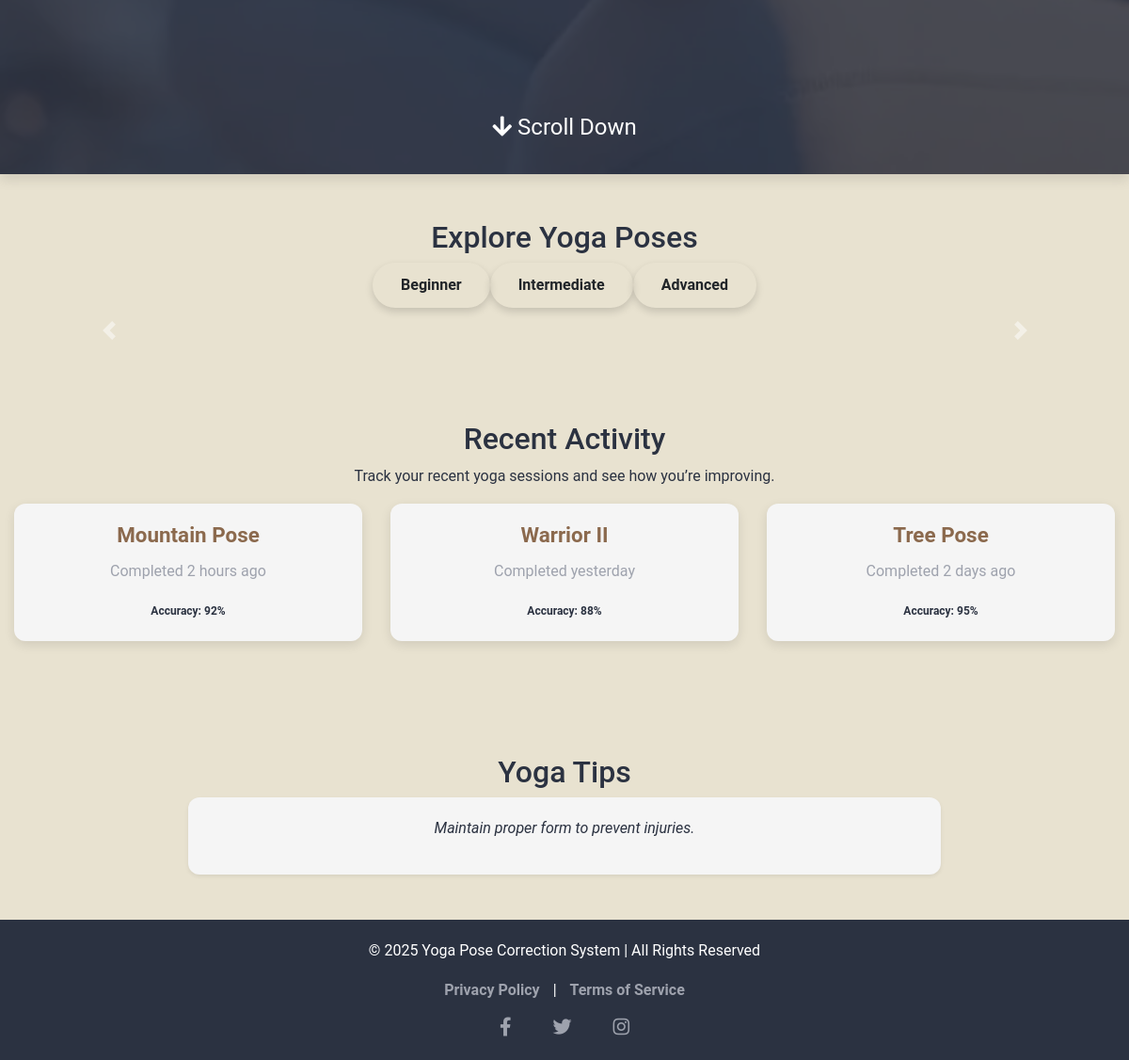
/ (lower part), run on an earlier commit of the app's database.
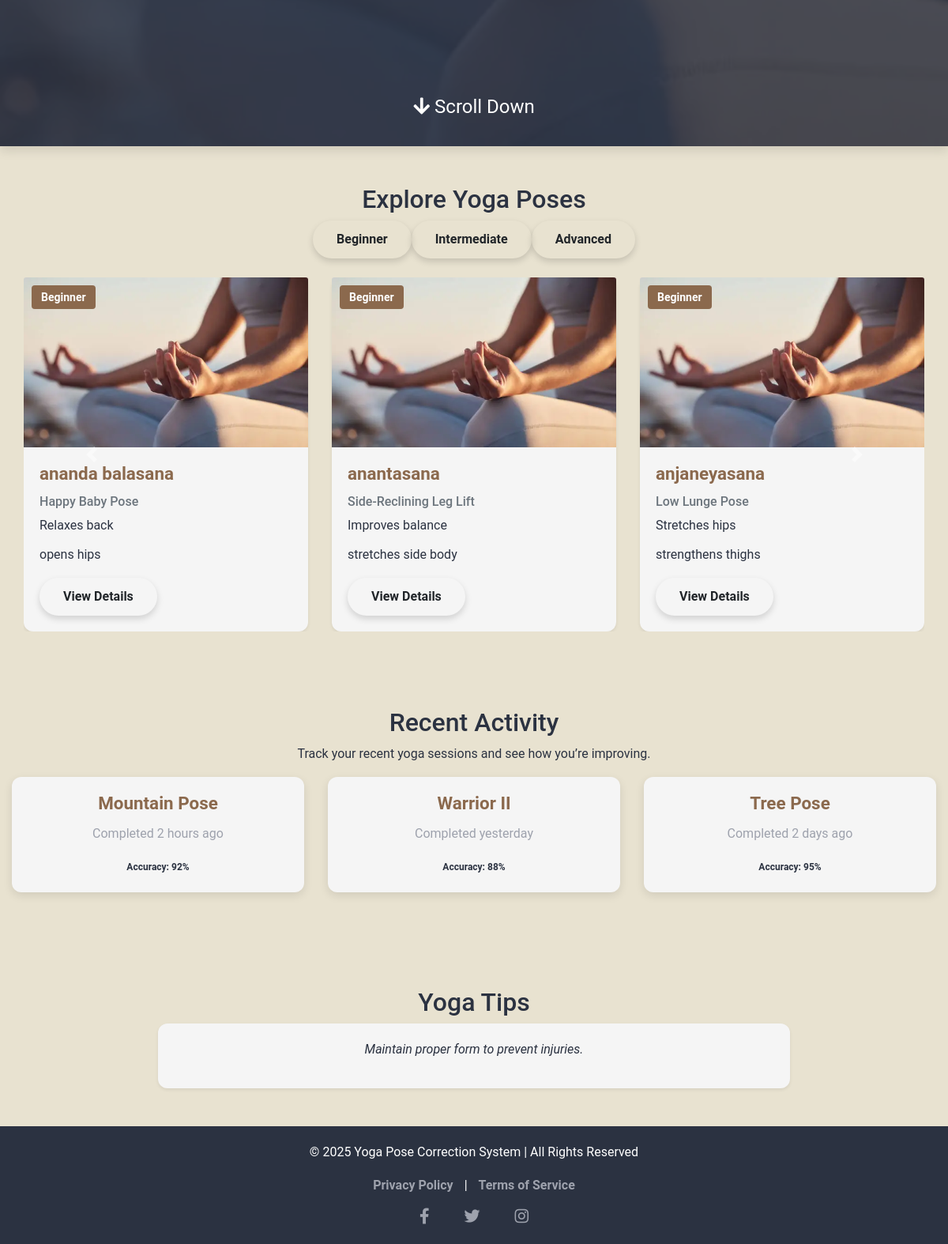
And on a later commit of the database.
### pose_selection/models.py (models this page shows, shortened)
class YogaPoseDetails(models.Model):
    pose_name = models.CharField(max_length=100, unique=True)
    english_name = models.CharField(max_length=100)
    benefits = models.TextField()
    level = models.CharField(max_length=20)
    hold_duration = models.CharField(max_length=20)

### pose_selection/views.py (the view)
# urls.py: path('', views.home, name='home'),
def home(request):
    difficulty = request.GET.get('level', 'Beginner')
    poses = YogaPoseDetails.objects.filter(level__iexact=difficulty).order_by('pose_name')
    for pose in poses:
        pose.benefits = pose.benefits.split(',')
    context = {
        'poses': poses,
        'selected_level': difficulty
    }
    return render(request, 'home.html', context)

### templates/home.html (shortened to what this page needs)
{% extends 'base.html' %}
{% load static %}
{% block content %}
<div class="hero-section" style="min-height: 100vh; background: url('{% static 'images/istockphoto-1459538299-612x612.webp' %}') no-repeat center center/cover; display: flex; align-items: center; justify-content: center; position: relative;">
    <div class="overlay" style="position: absolute; top: 0; left: 0; width: 100%; height: 100%; background: rgba(43, 50, 65, 0.85); z-index: 1;">
    </div>
    <div class="scroll-down" style="position: absolute; bottom: 30px; width: 100%; text-align: center; z-index: 2;">
        <a href="#explore-section" class="text-white" style="font-size: 1.5rem;"><i class="fas fa-arrow-down"></i>
            Scroll Down</a>
    </div>
</div>
<div class="container my-5" id="explore-section">
    <h2 class="section-title text-center">Explore Yoga Poses</h2>
    <div class="d-flex justify-content-center mb-4">
        <a href="?level=Beginner"
            class="btn btn-neutral {% if selected_level == 'Beginner' %}active{% endif %}">Beginner</a>
        <a href="?level=Intermediate"
            class="btn btn-neutral {% if selected_level == 'Intermediate' %}active{% endif %}">Intermediate</a>
        <a href="?level=Advanced"
            class="btn btn-neutral {% if selected_level == 'Advanced' %}active{% endif %}">Advanced</a>
    </div>
    <div id="pose-container" class="container">
        <div id="poseCarousel" class="carousel slide" data-ride="carousel">
            <div class="carousel-inner">
                {% for pose in poses %}
                {% if forloop.first %}
                <div class="carousel-item active">
                    <div class="row">
                        {% elif forloop.counter0|divisibleby:3 %}
                    </div>
                </div>
                        {% endif %}
                        <div class="col-md-4">
                            <div class="card h-100 shadow-sm">
                                <div class="position-relative">
                                    <img src="{% static 'images/istockphoto-1459538299-612x612.webp' %}"
                                        class="card-img-top" alt="Yoga Pose">
                                    <span class="badge position-absolute" style="top: 10px; left: 10px; padding: 8px 12px; font-size: 14px;
                                        {% if pose.level == 'Beginner' %} background-color: #8B694D; color: white;
                                        {% elif pose.level == 'Intermediate' %} background-color: #2B3241; color: white;
                                        {% elif pose.level == 'Advanced' %} background-color: #9EA2AD; color: #2B3241;
                                        {% else %} background-color: #E8E2D0; color: #2B3241; {% endif %}">
                                        {{ pose.level }}
                                    </span>
                                </div>
                                <div class="card-body">
                                    <h5 class="card-title">{{ pose.pose_name }}</h5>
                                    <h6 class="text-muted">{{ pose.english_name }}</h6>
                                    <ul class="list-unstyled">
                                        {% for benefit in pose.benefits %}
                                        <li>{{ benefit }}</li>
                                        {% endfor %}
                                    </ul>
                                    <a href="{% url 'yoga_details' pose_name=pose.pose_name %}"
                                        class="btn btn-dark-gray">View Details</a>
                                </div>
                            </div>
                        </div>
                {% endfor %}
            </div>
            <a class="carousel-control-prev" href="#poseCarousel" role="button" data-slide="prev">
                <span class="carousel-control-prev-icon" aria-hidden="true"></span>
            </a>
            <a class="carousel-control-next" href="#poseCarousel" role="button" data-slide="next">
                <span class="carousel-control-next-icon" aria-hidden="true"></span>
            </a>
        </div>
    </div>
</div>
<div class="container my-5">
    <div class="text-center">
        <h2 class="section-title">Recent Activity</h2>
        <p>Track your recent yoga sessions and see how you’re improving.</p>
    </div>
    <div class="row">
        <div class="col-md-4 mb-4">
            <div class="card activity-card h-100">
                <div class="card-body text-center">
                    <h5 class="card-title">Mountain Pose</h5>
                    <p class="card-text">Completed 2 hours ago</p>
                    <span class="badge badge-neutral">Accuracy: 92%</span>
                </div>
            </div>
        </div>
        <div class="col-md-4 mb-4">
            <div class="card activity-card h-100">
                <div class="card-body text-center">
                    <h5 class="card-title">Warrior II</h5>
                    <p class="card-text">Completed yesterday</p>
                    <span class="badge badge-neutral">Accuracy: 88%</span>
                </div>
            </div>
        </div>
        <div class="col-md-4 mb-4">
            <div class="card activity-card h-100">
                <div class="card-body text-center">
                    <h5 class="card-title">Tree Pose</h5>
                    <p class="card-text">Completed 2 days ago</p>
                    <span class="badge badge-neutral">Accuracy: 95%</span>
                </div>
            </div>
        </div>
    </div>
</div>
<div class="container my-5">
    <div class="text-center">
        <h2 class="section-title">Yoga Tips</h2>
    </div>
    <div class="card tip-card mx-auto shadow-sm" style="max-width: 800px; font-size: 2.rem;">
        <div class="card-body text-center">
            <p id="yoga-tip" class="font-italic">"Focus on your breath and alignment for a deeper yoga experience."</p>
        </div>
    </div>
</div>
{% endblock %}

### templates/base.html (shortened to what this page needs)
{% load static %}
<!DOCTYPE html>
<html lang="en">
<head>
    <link rel="stylesheet" href="https://stackpath.bootstrapcdn.com/bootstrap/4.5.2/css/bootstrap.min.css">
    <link rel="stylesheet" href="{% static 'css/style.css' %}">
    <link href="https://cdnjs.cloudflare.com/ajax/libs/font-awesome/5.15.3/css/all.min.css" rel="stylesheet">
</head>
<body>
    {% block content %}{% endblock %}
    <footer class="footer">
        <div class="container text-center">
            <p>&copy; 2025 Yoga Pose Correction System | All Rights Reserved</p>
            <p>
                <a href="#">Privacy Policy</a> |
                <a href="#">Terms of Service</a>
            </p>
            <div class="mt-3">
                <a href="https://facebook.com" target="_blank" class="social-icon"><i class="fab fa-facebook-f"></i></a>
                <a href="https://twitter.com" target="_blank" class="social-icon"><i class="fab fa-twitter"></i></a>
                <a href="https://instagram.com" target="_blank" class="social-icon"><i class="fab fa-instagram"></i></a>
            </div>
        </div>
    </footer>
</body>
</html>

### static/css/style.css (style rules this page uses)
body { font-family: 'Roboto', sans-serif; background: #E8E2D0; color: #2B3241; margin: 0; padding: 0; line-height: 1.6; }
.footer { background-color: #2B3241; color: #E8E2D0; padding: 40px 20px; text-align: center; position: relative; bottom: 0; width: 100%; }
.footer a { color: #9EA2AD; text-decoration: none; font-weight: bold; margin: 0 15px; transition: color 0.3s ease; }
.footer i { font-size: 1.5rem; margin: 0 15px; color: #9EA2AD; transition: color 0.3s ease; }
.btn { font-weight: bold; padding: 12px 30px; border: none; border-radius: 50px; font-size: 1rem; transition: all 0.3s ease-in-out; box-shadow: 0 4px 8px rgba(0, 0, 0, 0.15); cursor: pointer; }
.hero-section { position: relative; background: linear-gradient(to bottom, #2B3241, #183B4E); color: white; text-align: center; padding: 100px 20px; box-shadow: 0 6px 12px rgba(0, 0, 0, 0.1); animation: fadeIn 1.5s ease-in; }
.card { border: none; border-radius: 12px; transition: all 0.3s ease-in-out; box-shadow: 0 4px 12px rgba(0, 0, 0, 0.1); background: #F5F5F5; color: #2B3241; }
.card-title { color: #8B694D; font-weight: bold; font-size: 1.4rem; }
.card-text { color: #9EA2AD; }
.list-unstyled { padding-left: 0; }
.list-unstyled li { display: flex; align-items: center; margin-bottom: 12px; }
@media (min-width: 1200px) { .container, .container-lg, .container-md, .container-sm, .container-xl { max-width: 1400px; margin: 0 auto; } }
@media (min-width: 576px) { .container, .container-sm { max-width: 1000px !important; } }
@media (min-width: 768px) { .container, .container-md { max-width: 1100px !important; } }
@media (min-width: 992px) { .container, .container-lg { max-width: 1200px !important; } }
@media (min-width: 1200px) { .container, .container-xl { max-width: 1400px !important; } }

### templates/base.html (style rules this page uses)
html, body { height: 100%; margin: 0; }
body { display: flex; flex-direction: column; }
.footer { position: relative; background-color: #2B3241; color: white; padding: 20px 0; text-align: center; }
.footer a { color: #9EA2AD; text-decoration: none; margin: 0 10px; }
.footer i { margin: 0 10px; font-size: 20px; }

What changed in the data, as far as the page shows it:
added YogaPoseDetails: level "Beginner", pose_name "ananda balasana", english_name "Happy Baby Pose", benefits "Relaxes back" "opens hips"
added YogaPoseDetails: level "Beginner", pose_name "anantasana", english_name "Side-Reclining Leg Lift", benefits "Improves balance" "stretches side body"
added YogaPoseDetails: level "Beginner", pose_name "anjaneyasana", english_name "Low Lunge Pose", benefits "Stretches hips" "strengthens thighs"
